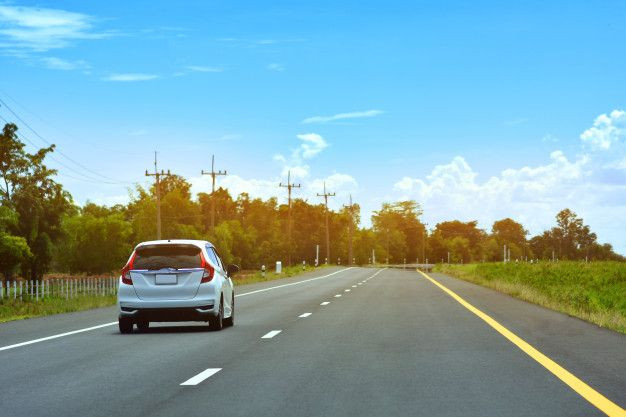
#> input picture Tiger.png, 626 x 417 px, given in place of Tiger.jpg, which was not available
$ jupyter execute 'dipt ex 7.ipynb'
#> lines starting #> are read from the running program, lines starting #| are printed output that depends on the picture; after the words box and inside, x2 and y2 are one past the last pixel; in counts of white or black regions, pixels touching at a corner belong together; pictures that were not available may be replaced by others from this repository, and a replacement may not be noted
[cell 1]
import cv2
import numpy as np
import matplotlib.pyplot as plt
image = cv2.imread('Tiger.jpg')  # Replace with your image path
#> image is the input picture: shape (417, 626, 3); mean B, G, R 168.1, 164, 129
plt.imshow(cv2.cvtColor(image, cv2.COLOR_BGR2RGB))
plt.title('Input Image')
plt.axis('off')

[cell 2]
gray_image = cv2.cvtColor(image, cv2.COLOR_BGR2GRAY)
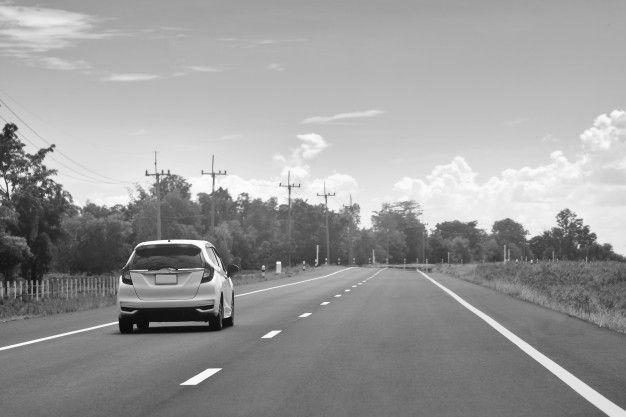
#> gray_image: shape (417, 626); min 2, max 255, mean 154
plt.imshow(gray_image, cmap='gray')
plt.title('Grayscale Image')
plt.axis('off')

[cell 3]
import cv2
import numpy as np
import matplotlib.pyplot as plt

# Step 1: Load the image
image = cv2.imread('Tiger.png')

# Step 2: Check if image is loaded
if image is None:
    print("Error: Image not found. Check the file name/path.")
else:
    # Step 3: Convert image to grayscale
    gray = cv2.cvtColor(image, cv2.COLOR_BGR2GRAY)

    # Step 4: Apply Canny Edge Detection
    edges = cv2.Canny(gray, 100, 200)
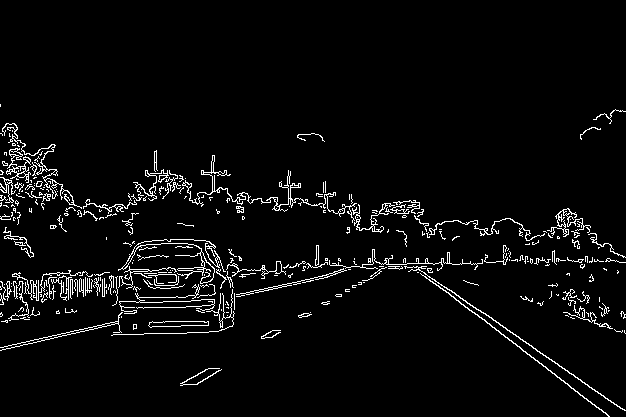
#> edges: shape (417, 626); 4.1% white in thin lines or dots, all inside (x1, y1, x2, y2) = (0, 104, 626, 417)

    # Step 5: Display original image
    plt.figure(figsize=(10, 5))

    plt.subplot(1, 2, 1)
    plt.imshow(cv2.cvtColor(image, cv2.COLOR_BGR2RGB))
    plt.title('Original Image')
    plt.axis('off')

    # Step 6: Display Canny edges
    plt.subplot(1, 2, 2)
    plt.imshow(edges, cmap='gray')
    plt.title('Canny Edge Detection')
    plt.axis('off')

    plt.show()
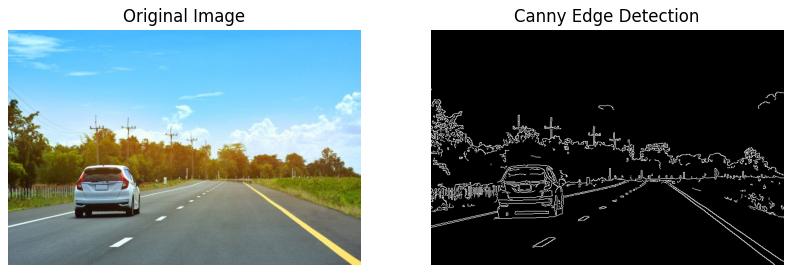
#> figure drawn by matplotlib, 2 panels

[cell 4]
import cv2
import numpy as np
import matplotlib.pyplot as plt

# Load image
image = cv2.imread('Tiger.png')

if image is None:
    print("Error: Image not found. Check the file name.")
else:
    # Convert to grayscale
    gray = cv2.cvtColor(image, cv2.COLOR_BGR2GRAY)

    # Detect edges
    edges = cv2.Canny(gray, 50, 150)
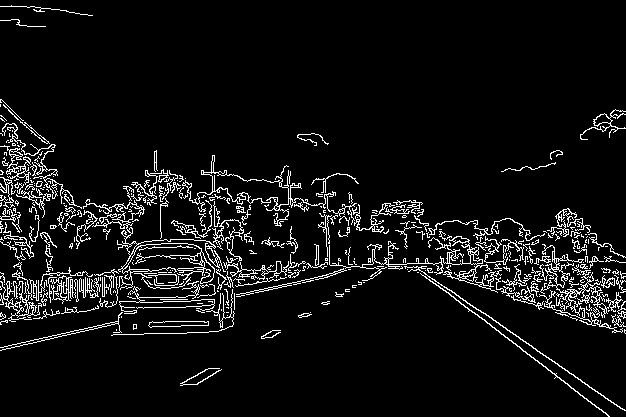
#> edges: shape (417, 626); 6.7% white in thin lines or dots

    # Hough Line Transform
    lines = cv2.HoughLinesP(
        edges,
        1,
        np.pi / 180,
        threshold=100,
        minLineLength=50,
        maxLineGap=10
    )
#> lines = 124 rows, first 6: [0, 350, 118, 323], [462, 262, 567, 258], [212, 302, 327, 277], [111, 270, 241, 267], [515, 277, 619, 285], [368, 259, 568, 298]

    # Copy image
    output_image = image.copy()

    # Draw detected lines
    if lines is not None:
        for line in lines:
            # Convert line to a 1D array
            line = np.array(line).flatten()

            # Make sure there are 4 values
            if len(line) == 4:
                x1, y1, x2, y2 = line

                cv2.line(
                    output_image,
                    (int(x1), int(y1)),
                    (int(x2), int(y2)),
                    (0, 255, 0),
                    2
                )
#> this loop made 124 passes
#> (x1, y1, x2, y2) on passes 1 to 12: (0, 350, 118, 323), (462, 262, 567, 258), (212, 302, 327, 277), (111, 270, 241, 267), (515, 277, 619, 285), (368, 259, 568, 298), (346, 267, 450, 265), (214, 289, 295, 276), (147, 284, 288, 269), (478, 309, 622, 409), (418, 267, 604, 296), (547, 300, 625, 317)
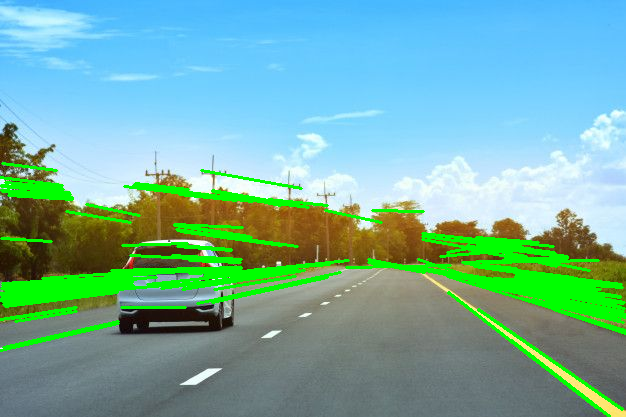
#> output_image: shape (417, 626, 3); 9.06% of pixels changed, all inside (x1, y1, x2, y2) = (0, 162, 626, 417)

    # Display result
    plt.figure(figsize=(10, 6))
    plt.imshow(cv2.cvtColor(output_image, cv2.COLOR_BGR2RGB))
    plt.title('Hough Transform - Line Detection')
    plt.axis('off')
    plt.show()

$ run again, with image-1.png copied over Tiger.png
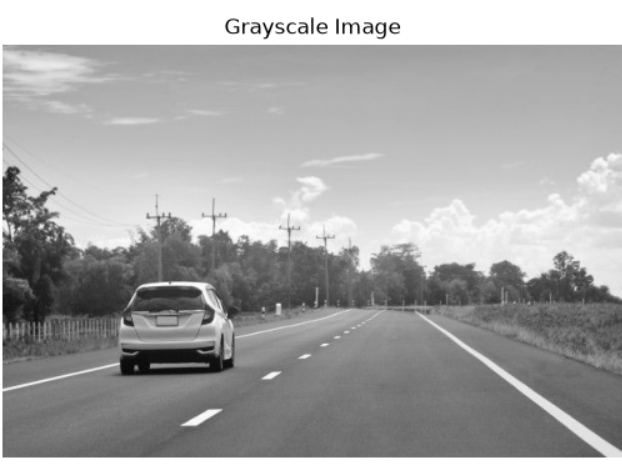
#> input picture image-1.png, 622 x 467 px, given in place of Tiger.jpg, which was not available
#> image is the input picture: shape (467, 622, 3); min 7, max 255, mean 164.5
#> `edges = cv2.Canny(gray, 50, 150)`:
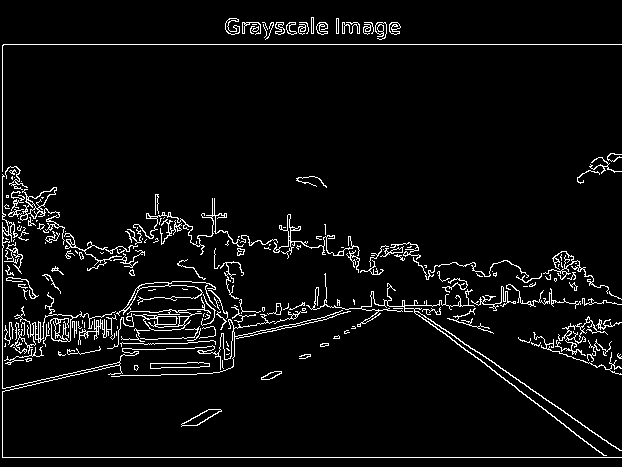
#> edges: shape (467, 622); 4.9% white in thin lines or dots
#> lines = 43 rows, first 6: [2, 457, 621, 457], [3, 44, 621, 44], [2, 456, 2, 45], [158, 314, 263, 311], [402, 301, 563, 423], [458, 304, 611, 302]
#> the loop `for line in lines:` made 43 passes
#> after the loop `for line in lines:`:
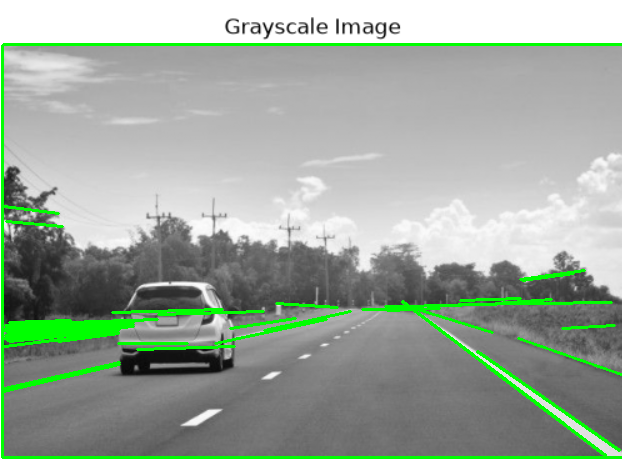
#> output_image: shape (467, 622, 3); 4.9% of pixels changed, all inside (x1, y1, x2, y2) = (1, 43, 622, 459)

$ run again, with image-2.png copied over Tiger.png
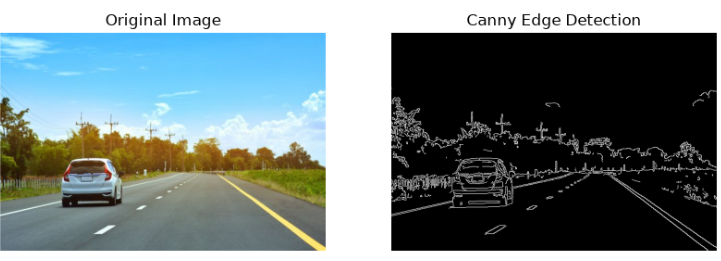
#> input picture image-2.png, 721 x 261 px, given in place of Tiger.jpg, which was not available
#> image is the input picture: shape (261, 721, 3); mean B, G, R 128.7, 127.1, 113.9
#> `edges = cv2.Canny(gray, 50, 150)`:
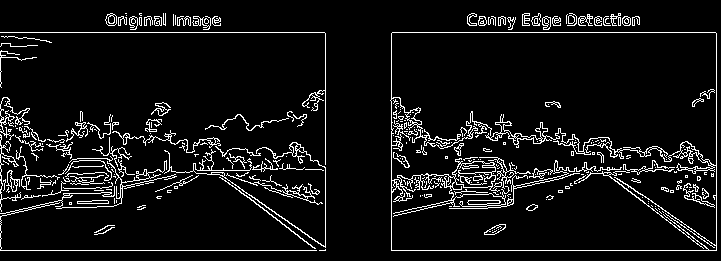
#> edges: shape (261, 721); 7.5% white in thin lines or dots
#> lines = 69 rows, first 6: [392, 32, 715, 32], [391, 250, 716, 250], [716, 249, 716, 33], [391, 249, 391, 33], [325, 250, 325, 33], [57, 178, 119, 177]
#> the loop `for line in lines:` made 69 passes
#> after the loop `for line in lines:`:
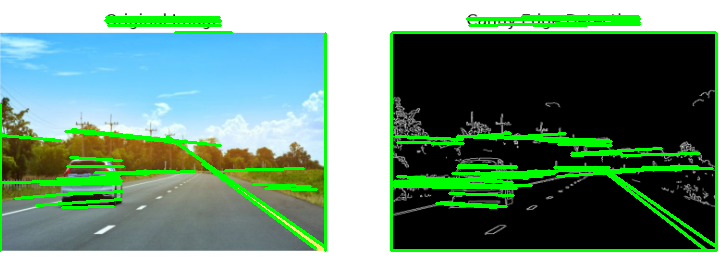
#> output_image: shape (261, 721, 3); 9.85% of pixels changed, all inside (x1, y1, x2, y2) = (0, 15, 718, 252)

$ run again, with image-3.png copied over Tiger.png
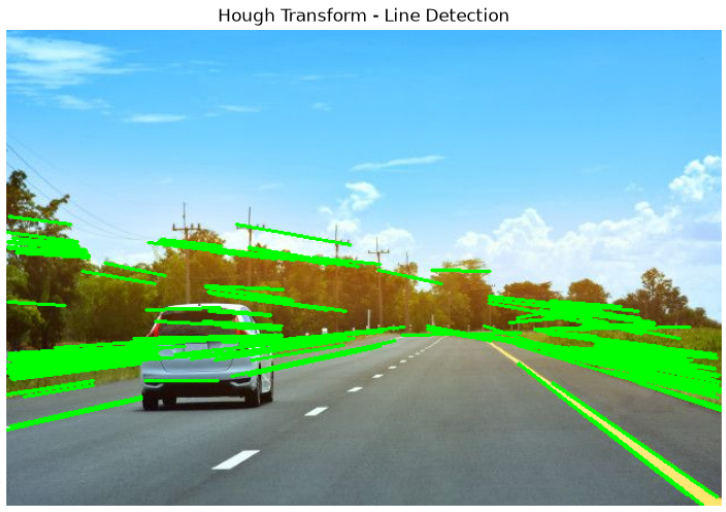
#> input picture image-3.png, 726 x 512 px, given in place of Tiger.jpg, which was not available
#> image is the input picture: shape (512, 726, 3); mean B, G, R 168.6, 181.3, 127.6
#> `edges = cv2.Canny(gray, 50, 150)`:
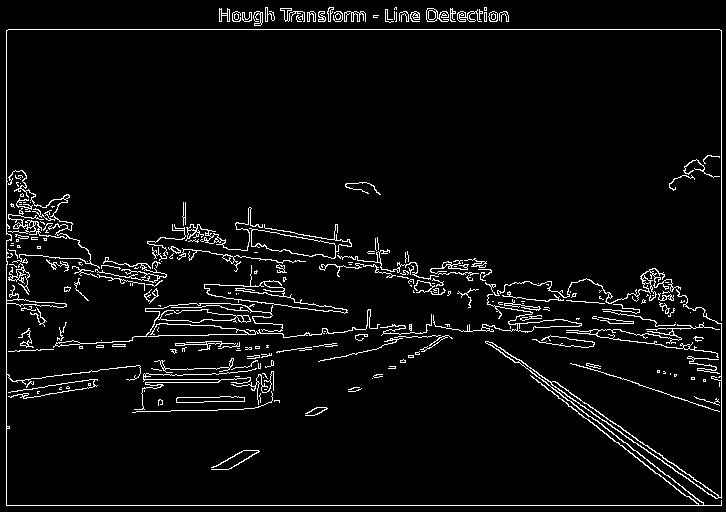
#> edges: shape (512, 726); 4.7% white in thin lines or dots
#> lines = 58 rows, first 6: [8, 29, 719, 29], [6, 505, 721, 505], [6, 504, 6, 30], [721, 504, 721, 30], [538, 374, 715, 498], [532, 376, 686, 496]
#> the loop `for line in lines:` made 58 passes
#> after the loop `for line in lines:`:
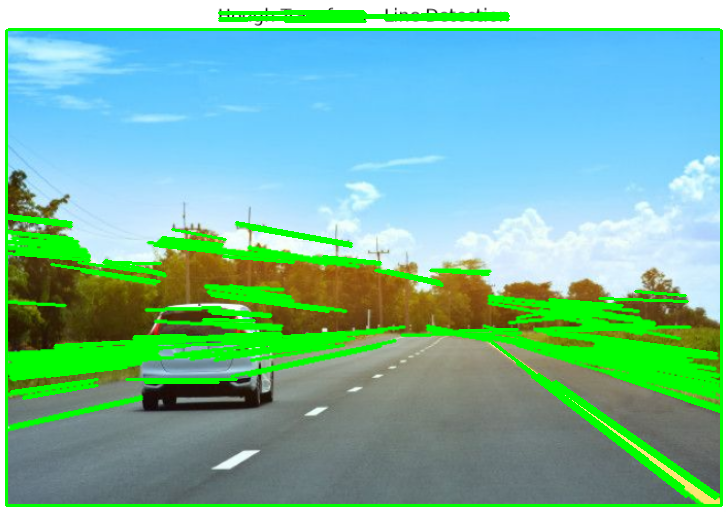
#> output_image: shape (512, 726, 3); 5.37% of pixels changed, all inside (x1, y1, x2, y2) = (5, 10, 723, 507)
